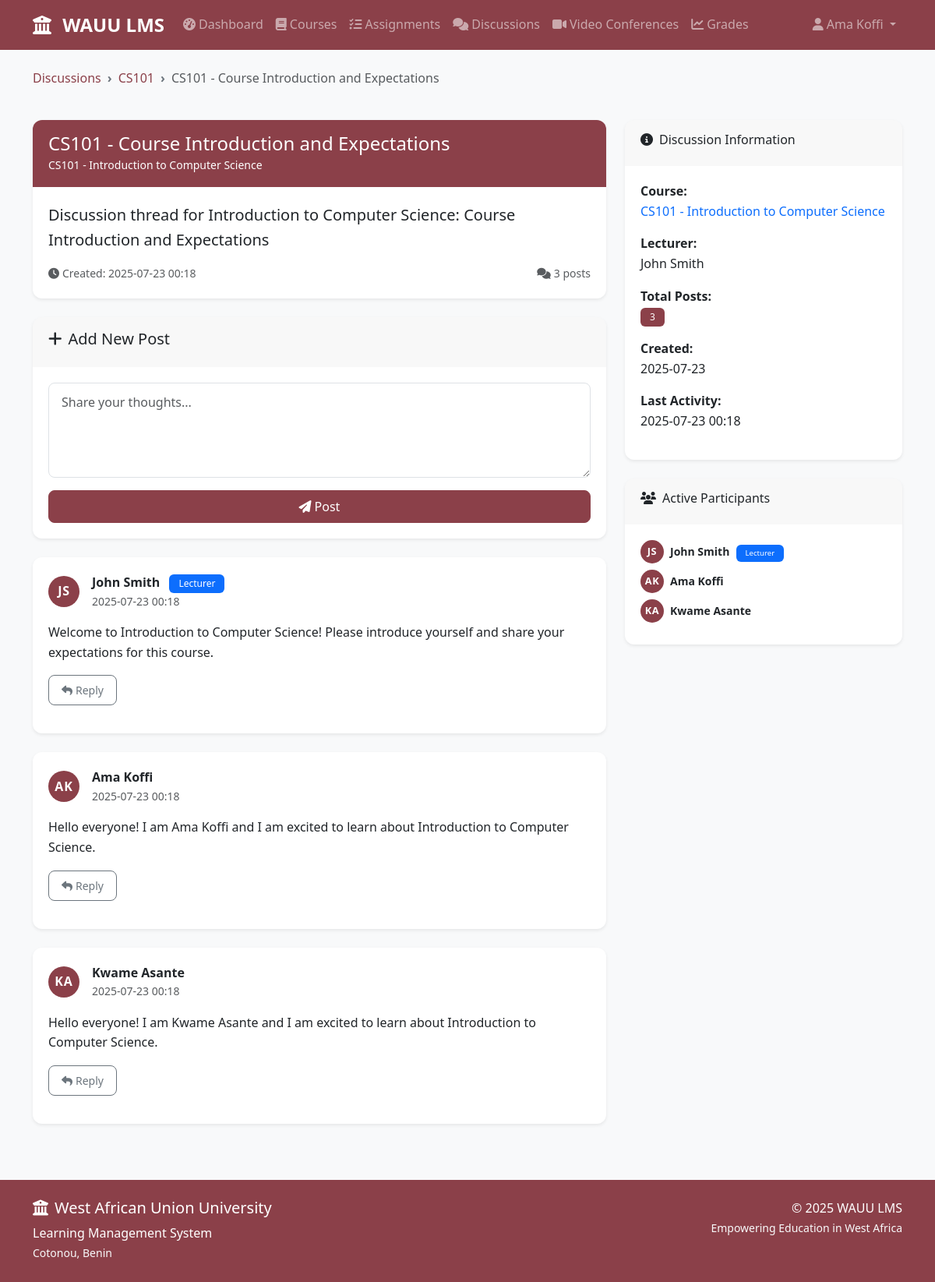
The page /discussion/1 (signed in) on the database its author committed.
### models.py (models this page shows, shortened)
class User(UserMixin, db.Model):
    id = db.Column(db.Integer, primary_key=True)
    username = db.Column(db.String(64), unique=True, nullable=False)
    email = db.Column(db.String(120), unique=True, nullable=False)
    password_hash = db.Column(db.String(256))
    first_name = db.Column(db.String(64), nullable=False)
    last_name = db.Column(db.String(64), nullable=False)
    role = db.Column(db.String(20), nullable=False, default='student')  # student, lecturer, admin
    created_at = db.Column(db.DateTime, default=datetime.utcnow)
    enrollments = db.relationship('Enrollment', backref='user', lazy='dynamic')
    taught_courses = db.relationship('Course', backref='lecturer', lazy='dynamic')
    submissions = db.relationship('Submission', backref='student', lazy='dynamic')
    posts = db.relationship('Post', backref='author', lazy='dynamic')
    grades = db.relationship('Grade', backref='student', lazy='dynamic')
    def get_full_name(self):
        return f"{self.first_name} {self.last_name}"
    def is_admin(self):
        return self.role == 'admin'
    def is_lecturer(self):
        return self.role == 'lecturer'
    def is_student(self):
        return self.role == 'student'

class Course(db.Model):
    id = db.Column(db.Integer, primary_key=True)
    code = db.Column(db.String(20), unique=True, nullable=False)
    title = db.Column(db.String(200), nullable=False)
    description = db.Column(db.Text)
    lecturer_id = db.Column(db.Integer, db.ForeignKey('user.id'), nullable=False)
    created_at = db.Column(db.DateTime, default=datetime.utcnow)
    enrollments = db.relationship('Enrollment', backref='course', lazy='dynamic', cascade='all, delete-orphan')
    assignments = db.relationship('Assignment', backref='course', lazy='dynamic', cascade='all, delete-orphan')
    discussions = db.relationship('Discussion', backref='course', lazy='dynamic', cascade='all, delete-orphan')

class Discussion(db.Model):
    id = db.Column(db.Integer, primary_key=True)
    title = db.Column(db.String(200), nullable=False)
    description = db.Column(db.Text)
    course_id = db.Column(db.Integer, db.ForeignKey('course.id'), nullable=False)
    created_at = db.Column(db.DateTime, default=datetime.utcnow)
    posts = db.relationship('Post', backref='discussion', lazy='dynamic', cascade='all, delete-orphan')

class Post(db.Model):
    id = db.Column(db.Integer, primary_key=True)
    content = db.Column(db.Text, nullable=False)
    discussion_id = db.Column(db.Integer, db.ForeignKey('discussion.id'), nullable=False)
    author_id = db.Column(db.Integer, db.ForeignKey('user.id'), nullable=False)
    parent_id = db.Column(db.Integer, db.ForeignKey('post.id'))  # For replies
    created_at = db.Column(db.DateTime, default=datetime.utcnow)
    replies = db.relationship('Post', backref=db.backref('parent', remote_side=[id]), lazy='dynamic')

### routes.py (the view)
@app.route('/discussion/<int:discussion_id>')
@login_required
def discussion_detail(discussion_id):
    discussion = Discussion.query.get_or_404(discussion_id)
    if current_user.is_student():
        enrollment = Enrollment.query.filter_by(user_id=current_user.id, course_id=discussion.course_id).first()
        if not enrollment:
            flash('You do not have access to this discussion.', 'danger')
            return redirect(url_for('discussions'))
    elif current_user.is_lecturer() and discussion.course.lecturer_id != current_user.id:
        flash('You do not have access to this discussion.', 'danger')
        return redirect(url_for('discussions'))
    posts = Post.query.filter_by(discussion_id=discussion_id, parent_id=None).order_by(Post.created_at.asc()).all()
    return render_template('discussion_detail.html', discussion=discussion, posts=posts)

### templates/discussion_detail.html (shortened to what this page needs)
{% extends "base.html" %}
{% block content %}
<div class="row mb-4">
    <div class="col-12">
        <nav aria-label="breadcrumb">
            <ol class="breadcrumb">
                <li class="breadcrumb-item"><a href="{{ url_for('discussions') }}">Discussions</a></li>
                <li class="breadcrumb-item"><a href="{{ url_for('course_detail', course_id=discussion.course_id) }}">{{ discussion.course.code }}</a></li>
                <li class="breadcrumb-item active">{{ discussion.title }}</li>
            </ol>
        </nav>
    </div>
</div>
<div class="row">
    <div class="col-md-8">
        <div class="card">
            <div class="card-header wauu-bg text-white">
                <h4 class="mb-0">{{ discussion.title }}</h4>
                <small>{{ discussion.course.code }} - {{ discussion.course.title }}</small>
            </div>
            <div class="card-body">
                <p class="lead">{{ discussion.description }}</p>
                <div class="d-flex justify-content-between align-items-center">
                    <small class="text-muted">
                        <i class="fas fa-clock me-1"></i>Created: {{ discussion.created_at.strftime('%Y-%m-%d %H:%M') }}
                    </small>
                    <small class="text-muted">
                        <i class="fas fa-comments me-1"></i>{{ posts|length }} posts
                    </small>
                </div>
            </div>
        </div>
        <div class="card mt-4">
            <div class="card-header">
                <h5><i class="fas fa-plus me-2"></i>Add New Post</h5>
            </div>
            <div class="card-body">
                <form method="POST" action="{{ url_for('add_post', discussion_id=discussion.id) }}">
                    <div class="mb-3">
                        <textarea class="form-control" name="content" rows="4" placeholder="Share your thoughts..." required></textarea>
                    </div>
                    <div class="d-grid">
                        <button type="submit" class="btn wauu-btn">
                            <i class="fas fa-paper-plane me-1"></i>Post
                        </button>
                    </div>
                </form>
            </div>
        </div>
        <div class="mt-4">
            {% if posts %}
            {% for post in posts %}
            <div class="card mb-4" id="post-{{ post.id }}">
                <div class="card-body">
                    <div class="d-flex justify-content-between align-items-start mb-3">
                        <div class="d-flex align-items-center">
                            <div class="rounded-circle wauu-bg text-white d-flex align-items-center justify-content-center me-3" style="width: 40px; height: 40px;">
                                {{ post.author.first_name[0] }}{{ post.author.last_name[0] }}
                            </div>
                            <div>
                                <strong>{{ post.author.get_full_name() }}</strong>
                                {% if post.author.is_lecturer() %}
                                <span class="badge bg-primary ms-2">Lecturer</span>
                                {% elif post.author.is_admin() %}
                                <span class="badge bg-danger ms-2">Admin</span>
                                {% endif %}
                                <div class="small text-muted">{{ post.created_at.strftime('%Y-%m-%d %H:%M') }}</div>
                            </div>
                        </div>
                    </div>
                    <div class="mb-3">{{ post.content }}</div>
                    <button class="btn btn-outline-secondary btn-sm" type="button" data-bs-toggle="collapse" data-bs-target="#reply-{{ post.id }}">
                        <i class="fas fa-reply me-1"></i>Reply
                    </button>
                </div>
            </div>
            {% endfor %}
            {% else %}
            <div class="text-center py-5">
                <i class="fas fa-comments fa-3x text-muted mb-3"></i>
                <h5 class="text-muted">No posts yet</h5>
                <p class="text-muted">Be the first to start the discussion!</p>
            </div>
            {% endif %}
        </div>
    </div>
    <div class="col-md-4">
        <div class="card">
            <div class="card-header">
                <h6><i class="fas fa-info-circle me-2"></i>Discussion Information</h6>
            </div>
            <div class="card-body">
                <div class="mb-3">
                    <strong>Course:</strong><br>
                    <a href="{{ url_for('course_detail', course_id=discussion.course_id) }}" class="text-decoration-none">
                        {{ discussion.course.code }} - {{ discussion.course.title }}
                    </a>
                </div>
                <div class="mb-3">
                    <strong>Lecturer:</strong><br>
                    {{ discussion.course.lecturer.get_full_name() }}
                </div>
                <div class="mb-3">
                    <strong>Total Posts:</strong><br>
                    <span class="badge wauu-bg">{{ posts|length }}</span>
                </div>
                <div class="mb-3">
                    <strong>Created:</strong><br>
                    {{ discussion.created_at.strftime('%Y-%m-%d') }}
                </div>
                <div class="mb-3">
                    <strong>Last Activity:</strong><br>
                    {% if posts %}
                    {{ posts[-1].created_at.strftime('%Y-%m-%d %H:%M') }}
                    {% else %}
                    {{ discussion.created_at.strftime('%Y-%m-%d %H:%M') }}
                    {% endif %}
                </div>
            </div>
        </div>
        <div class="card mt-4">
            <div class="card-header">
                <h6><i class="fas fa-users me-2"></i>Active Participants</h6>
            </div>
            <div class="card-body">
                {% set participants = [] %}
                {% for post in posts %}
                    {% if post.author not in participants %}
                        {% set _ = participants.append(post.author) %}
                    {% endif %}
                    {% for reply in post.replies %}
                        {% if reply.author not in participants %}
                            {% set _ = participants.append(reply.author) %}
                        {% endif %}
                    {% endfor %}
                {% endfor %}
                {% if participants %}
                {% for participant in participants %}
                <div class="d-flex align-items-center mb-2">
                    <div class="rounded-circle wauu-bg text-white d-flex align-items-center justify-content-center me-2" style="width: 30px; height: 30px; font-size: 0.8rem;">
                        {{ participant.first_name[0] }}{{ participant.last_name[0] }}
                    </div>
                    <div>
                        <strong class="small">{{ participant.get_full_name() }}</strong>
                        {% if participant.is_lecturer() %}
                        <span class="badge bg-primary ms-1" style="font-size: 0.6rem;">Lecturer</span>
                        {% elif participant.is_admin() %}
                        <span class="badge bg-danger ms-1" style="font-size: 0.6rem;">Admin</span>
                        {% endif %}
                    </div>
                </div>
                {% endfor %}
                {% else %}
                <p class="text-muted small">No participants yet.</p>
                {% endif %}
            </div>
        </div>
    </div>
</div>
{% endblock %}

### templates/base.html (shortened to what this page needs)
<!DOCTYPE html>
<html lang="en">
<head>
    <link href="https://cdn.jsdelivr.net/npm/bootstrap@5.3.0/dist/css/bootstrap.min.css" rel="stylesheet">
    <link rel="stylesheet" href="https://cdnjs.cloudflare.com/ajax/libs/font-awesome/6.4.0/css/all.min.css">
    <link rel="stylesheet" href="{{ url_for('static', filename='css/style.css') }}">
</head>
<body>
    <nav class="navbar navbar-expand-lg navbar-dark wauu-navbar">
        <div class="container">
            <a class="navbar-brand" href="{{ url_for('dashboard') }}">
                <i class="fas fa-university me-2"></i>
                <strong>WAUU LMS</strong>
            </a>
            {% if current_user.is_authenticated %}
            <div class="collapse navbar-collapse" id="navbarNav">
                <ul class="navbar-nav me-auto">
                    <li class="nav-item">
                        <a class="nav-link" href="{{ url_for('dashboard') }}">
                            <i class="fas fa-tachometer-alt me-1"></i>Dashboard
                        </a>
                    </li>
                    <li class="nav-item">
                        <a class="nav-link" href="{{ url_for('courses') }}">
                            <i class="fas fa-book me-1"></i>Courses
                        </a>
                    </li>
                    <li class="nav-item">
                        <a class="nav-link" href="{{ url_for('assignments') }}">
                            <i class="fas fa-tasks me-1"></i>Assignments
                        </a>
                    </li>
                    <li class="nav-item">
                        <a class="nav-link" href="{{ url_for('discussions') }}">
                            <i class="fas fa-comments me-1"></i>Discussions
                        </a>
                    </li>
                    <li class="nav-item">
                        <a class="nav-link" href="{{ url_for('video_conferences') }}">
                            <i class="fas fa-video me-1"></i>Video Conferences
                        </a>
                    </li>
                    {% if current_user.is_student() %}
                    <li class="nav-item">
                        <a class="nav-link" href="{{ url_for('grades') }}">
                            <i class="fas fa-chart-line me-1"></i>Grades
                        </a>
                    </li>
                    {% endif %}
                </ul>
                <ul class="navbar-nav">
                    <li class="nav-item dropdown">
                        <a class="nav-link dropdown-toggle" href="#" role="button" data-bs-toggle="dropdown">
                            <i class="fas fa-user me-1"></i>{{ current_user.get_full_name() }}
                        </a>
                    </li>
                </ul>
            </div>
            {% endif %}
        </div>
    </nav>
    <main class="container my-4">
        {% block content %}{% endblock %}
    </main>
    <footer class="wauu-footer mt-5 py-4">
        <div class="container">
            <div class="row">
                <div class="col-md-6">
                    <h5><i class="fas fa-university me-2"></i>West African Union University</h5>
                    <p class="mb-0">Learning Management System</p>
                    <small class="text-light">Cotonou, Benin</small>
                </div>
                <div class="col-md-6 text-md-end">
                    <p class="mb-0">© 2025 WAUU LMS</p>
                    <small class="text-light">Empowering Education in West Africa</small>
                </div>
            </div>
        </div>
    </footer>
</body>
</html>

### rows shown on the page
User: get_full_name "Ama Koffi", first_name "A", last_name "K"
Course: course.code "CS101", course "Introduction to Computer Science"
Discussion: title "CS101 - Course Introduction and Expectations", description "Discussion thread for Introduction to Computer Science: Course Introduction and Expectations", created_at "2025-07-23 00:18", created_at "2025-07-23"
Post: author "J", author "S", author.get_full_name "John Smith", shows "Lecturer", created_at "2025-07-23 00:18", content "Welcome to Introduction to Computer Science! Please introduce yourself and share your expectations for this course."
Post: author "A", author "K", author.get_full_name "Ama Koffi", created_at "2025-07-23 00:18", content "Hello everyone! I am Ama Koffi and I am excited to learn about Introduction to Computer Science."
Post: author "K", author "A", author.get_full_name "Kwame Asante", created_at "2025-07-23 00:18", content "Hello everyone! I am Kwame Asante and I am excited to learn about Introduction to Computer Science."
User: course.lecturer.get_full_name "John Smith", first_name "J", last_name "S", get_full_name "John Smith", role "Lecturer"
User: first_name "K", last_name "A", get_full_name "Kwame Asante"

### other values the page prints
{{ posts|length }} "3"
